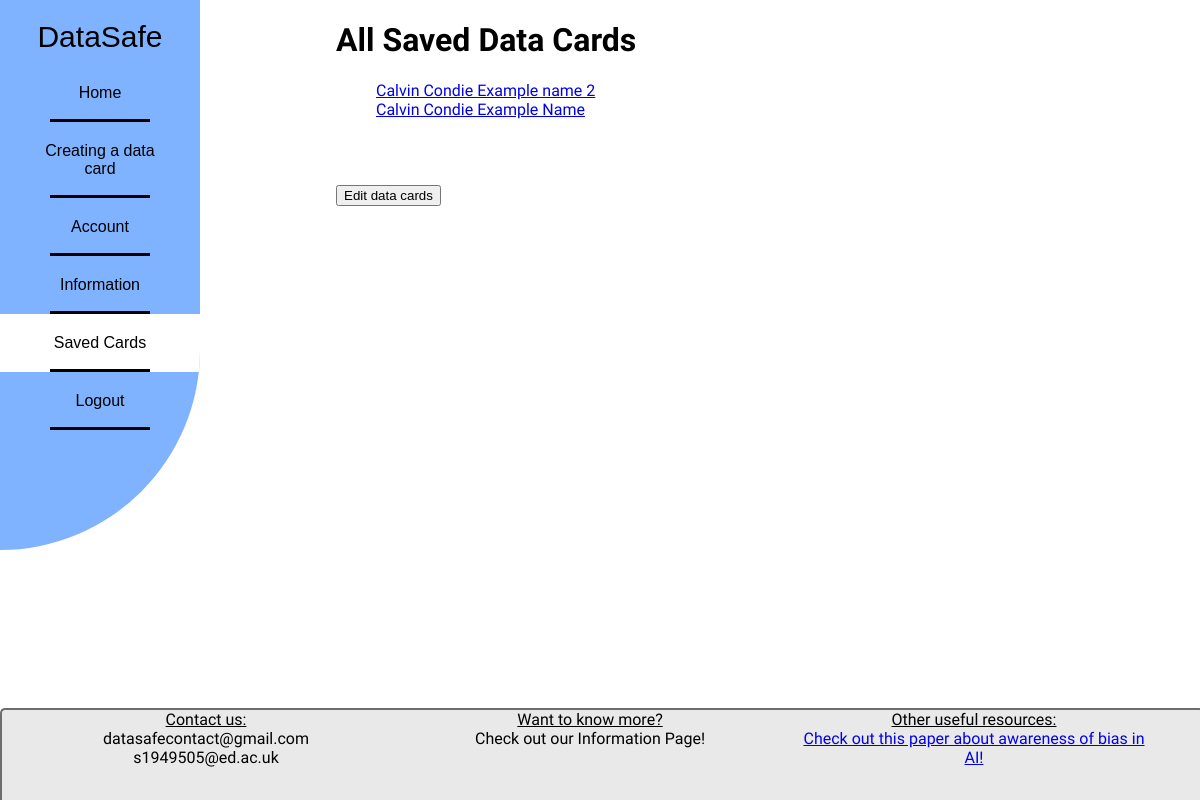
/saved/ (signed in), run on an earlier commit of the app's database.
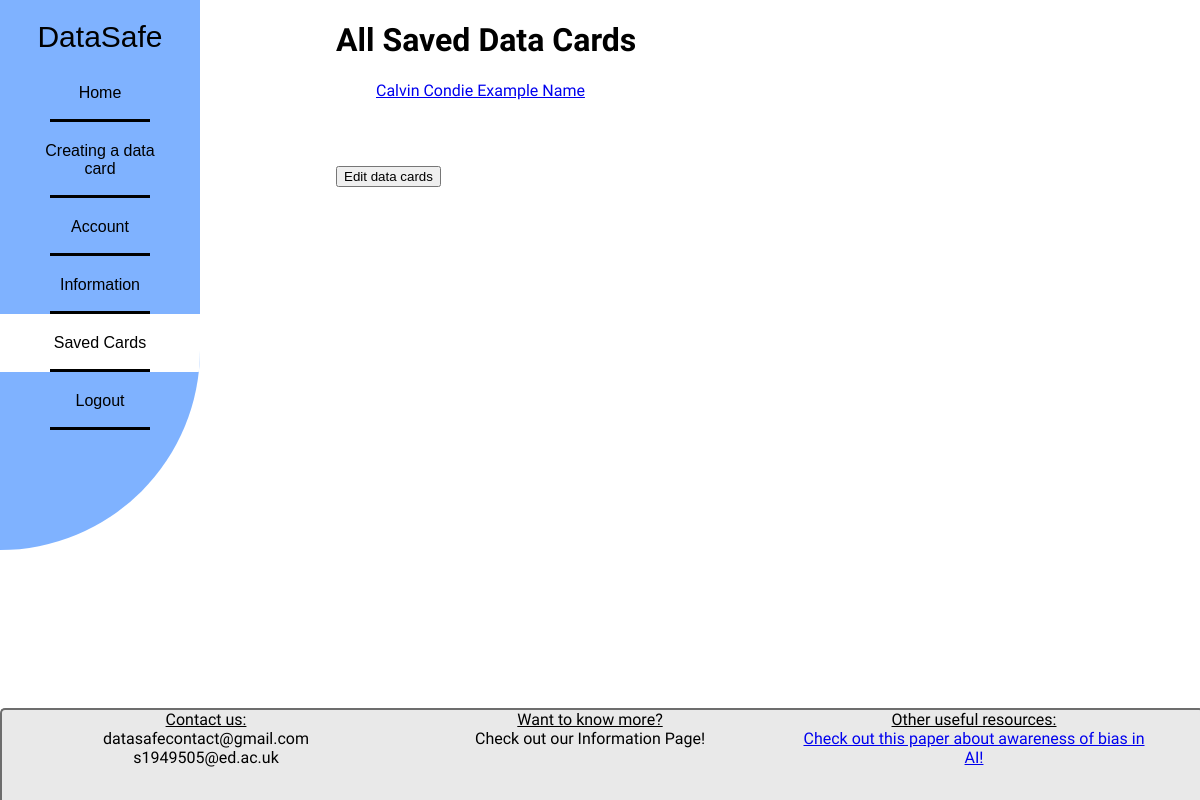
And on a later commit of the database.
### insights/models.py (models this page shows)
class Datacard(models.Model):
    user = models.ForeignKey(settings.AUTH_USER_MODEL, on_delete=models.CASCADE)
    dataset_name = models.CharField(max_length=100, default= "N/A")
    identifier = models.CharField(max_length=400, blank=True)
    description = models.TextField(default= "N/A")
    motivation = models.TextField(default= "N/A")
    dataset_accessibility = models.CharField(max_length=100, default= "N/A")
    accessibility_info = models.TextField(default= "N/A")
    research_motivation = models.TextField(default= "N/A")
    authors = models.TextField(default= "N/A")
    contributors = models.TextField(default= "N/A")
    funding_type = models.CharField(max_length=100, default= "N/A")
    funding_info = models.TextField(default= "N/A")
    is_combination = models.BooleanField(default=False)
    combination_info = models.TextField(blank=True, null=True)
    date_created = models.TextField(default= "N/A")
    version = models.CharField(max_length=20, default= "N/A")
    applications = models.TextField(default= "N/A")
    datatypes = models.TextField(default= "N/A")
    primary_data = models.CharField(max_length=100, default= "N/A")
    annotation_method = models.CharField(max_length=100, default= "N/A")
    annotation_info = models.TextField(default= "N/A")
    collection = models.TextField(default= "N/A")
    size = models.TextField(default= "N/A")
    personal_data = models.CharField(max_length=100, default= "N/A")
    flaws = models.TextField(default= "N/A")
    data_splits = models.TextField(default= "N/A")
    dataset_format = models.CharField(max_length=100, default= "N/A")
    languages = models.TextField(default= "N/A")
    doi = models.CharField(max_length=100, default= "N/A")
    licence = models.CharField(max_length=100, default= "N/A")
    last_update = models.TextField(default= "N/A")
    is_maintained = models.BooleanField(default=False)
    maintenance_info = models.TextField(max_length=1000, blank=True, default = 'N/A')
    possible_uses = models.TextField(default= "N/A")
    unsafe_applications = models.TextField(default= "N/A")
    bias_problems = models.TextField(default= "N/A")
    social_impact = models.TextField(default= "N/A")
    dataset_citation = models.TextField(default= "N/A")
    additional_information = models.TextField(blank=True, default= "N/A")

### insights/main/views.py (the view)
# urls.py: path('saved/', saved_view, name='saved'),
@login_required
def saved_view(request):
    user_datacards = Datacard.objects.filter(user=request.user)
    return render(request, 'main/saved.html', {'user_datacards': user_datacards})

### insights/templates/main/saved.html (shortened to what this page needs)
{% load static %}
<!DOCTYPE html>
<html>
    <head>
        <link rel="stylesheet" type="text/css" href="{% static 'style.css' %}">
    </head>
<body>
<div class="sidenav" style="z-index: 1;">
    <li style="text-align:center; padding-top: 20px; padding-bottom: 10px; font-size:30px;">
        DataSafe
    </li>
    <li>
        <a href="{% url 'home' %}">Home</a>
    </li>
    <li>
        <a href="{% url 'intro' %}">Creating a data card</a>
    </li>
    <li>
        <a href="{% url 'account' %}">Account</a>
    </li>
    <li>
        <a href="{% url 'browse' %}">Information</a>
    </li>
    <li>
        <a class="active" href="{% url 'saved' %}">Saved Cards</a>
    </li>
    {% if request.user.is_authenticated %}
    <li>
        <a id="logoutButton" href="#">Logout</a>
    </li>
</div>
    {% else %}
        <li>
            <a id="loginButton" href="{% url 'login' %}">Login</a>
        </li>
</div>
{% endif %}
{% if request.user.is_authenticated %}
<div style="position: relative; margin-left: 28%; font-family: 'Inria Sans'">
    <h1>All Saved Data Cards</h1>
    <ul id="allSavedDataList">
        {% for datacard in user_datacards %}
            {% if datacard.identifier %}
                <li style="display: block;">
                    <a href="#" onclick="saveDataCard('{{ datacard.identifier }}')"> {{ datacard.identifier }}</a>
                </li>
            {% else %}
                <li>Datacard identifier is empty</li>
            {% endif %}
        {% endfor %}
    </ul>
    <button style="margin-top: 50px;" id="datacard_edit" onclick="toggleEdit()">Edit data cards</button>
</div>
<button id="clearDatacardsBtn">Clear All Datacards</button>
{% else %}
<div style="position: relative; margin-left: 28%; font-family: 'Inria Sans'">
    <h1>To view your saved data cardsm you must either log in or create an account!</h1>
</div>
{% endif %}
<div class="footer" style="font-family: 'Inria Sans'; position: absolute">
    <a><u>Contact us:</u> <br> datasafecontact@gmail.com <br> s1949505@ed.ac.uk </a>
    <a><u>Want to know more?</u> <br> Check out our Information Page!</a>
    <a><u>Other useful resources:</u> <br> <a href="https://dl.acm.org/doi/10.1145/2090236.2090255">Check out this paper about awareness of bias in AI!</a></a>
</div>
</body>
</html>

What changed in the data, as far as the page shows it:
removed Datacard: identifier "Calvin Condie Example name 2"
